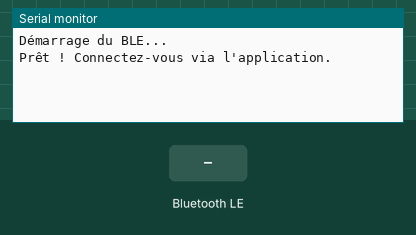
Bench run of a program on a simulated ESP32-C3. Shown: the last lines printed to the serial monitor. The test bench sets the inputs (shaded band). Nothing arrives over Bluetooth unless stated; a phone connects over Bluetooth LE 3 s after start.

Above: at 3.2 s.
3.3 s: Bluetooth LE write "1" received
At 4.5 s:
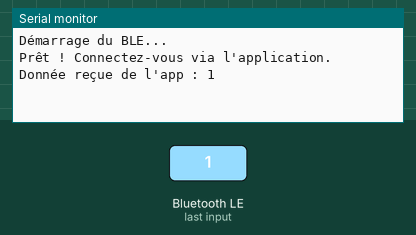
4.8 s: Bluetooth LE write "0" received
At 5.7 s:
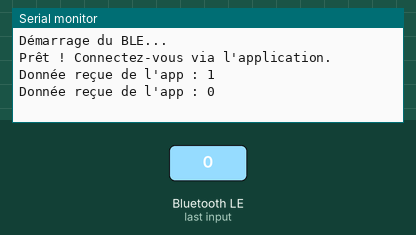
6.3 s: Bluetooth LE write "2" received
At 6.9 s:
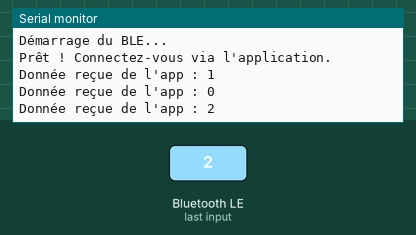

The program:

main.cpp
```cpp
#include <Arduino.h>
#include <BLEDevice.h>
#include <BLEServer.h>
#include <BLEUtils.h>

// UUIDs standards pour le service et la caractéristique (vous pouvez générer les vôtres sur uuidgenerator.net)
#define SERVICE_UUID        "4fafc201-1fb5-459e-8fcc-c5c9c331914b"
#define CHARACTERISTIC_UUID "beb5483e-36e1-4688-b7f5-ea07361b26a8"

// Classe qui gère la réception des données de l'application
class MyCallbacks : public BLECharacteristicCallbacks {
    void onWrite(BLECharacteristic *pCharacteristic) {
        String rxValue = pCharacteristic->getValue();

        if (rxValue.length() > 0) {
            Serial.print("Donnée reçue de l'app : ");
            for (int i = 0; i < rxValue.length(); i++) {
                Serial.print(rxValue[i]);
            }
            Serial.println();

            // --- Ajoutez votre logique ici ---
            // Exemple : if (rxValue == "ON") { allumerLed(); }
        }
    }
};

void setup() {
    Serial.begin(115200);
    delay(2000); // Laisse le temps à l'USB natif de s'initialiser
    Serial.println("Démarrage du BLE...");

    // Initialise l'appareil avec le nom qui apparaîtra sur le téléphone
    BLEDevice::init("ESP32_SuperMini");

    // Création du serveur et du service
    BLEServer *pServer = BLEDevice::createServer();
    BLEService *pService = pServer->createService(SERVICE_UUID);

    // Création de la caractéristique pour la lecture/écriture
    BLECharacteristic *pCharacteristic = pService->createCharacteristic(
                                         CHARACTERISTIC_UUID,
                                         BLECharacteristic::PROPERTY_READ |
                                         BLECharacteristic::PROPERTY_WRITE
                                       );

    // Attache la fonction de callback pour lire les données entrantes
    pCharacteristic->setCallbacks(new MyCallbacks());

    // Démarre le service et l'annonce (rend l'ESP32 visible)
    pService->start();
    BLEAdvertising *pAdvertising = BLEDevice::getAdvertising();
    pAdvertising->addServiceUUID(SERVICE_UUID);
    pAdvertising->setScanResponse(true);
    BLEDevice::startAdvertising();

    Serial.println("Prêt ! Connectez-vous via l'application.");
}

void loop() {
    // Le traitement BLE se fait en arrière-plan via les callbacks.
    // Vous pouvez placer d'autres tâches ici.
    delay(1000);
}
```

Measured:
- after the input at 3.3 s, the serial monitor: prints a new line at once (image 1)
- after the input at 4.8 s, the serial monitor: prints a new line at once (image 2)
- after the input at 6.3 s, the serial monitor: prints a new line at once (image 3)
